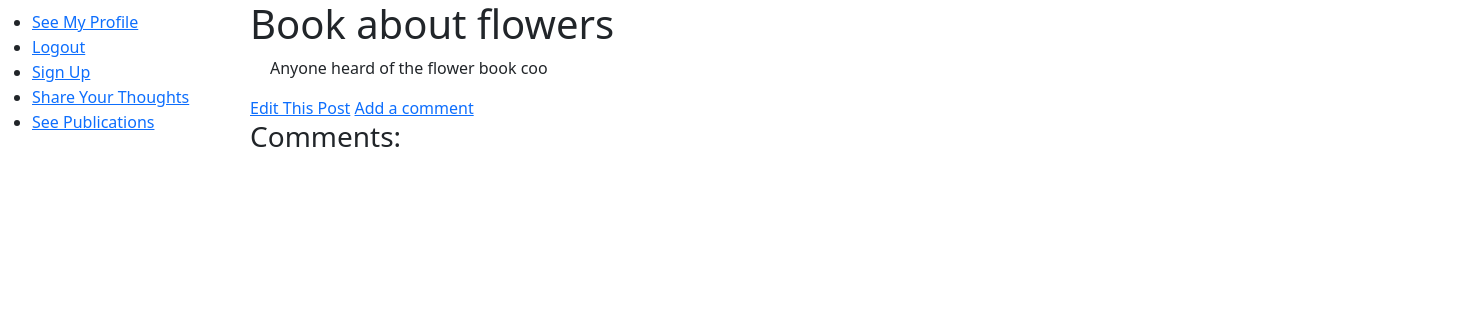
/Publication/asdteas?title=Book about flowers&id=1, run on an earlier commit of the app's database.
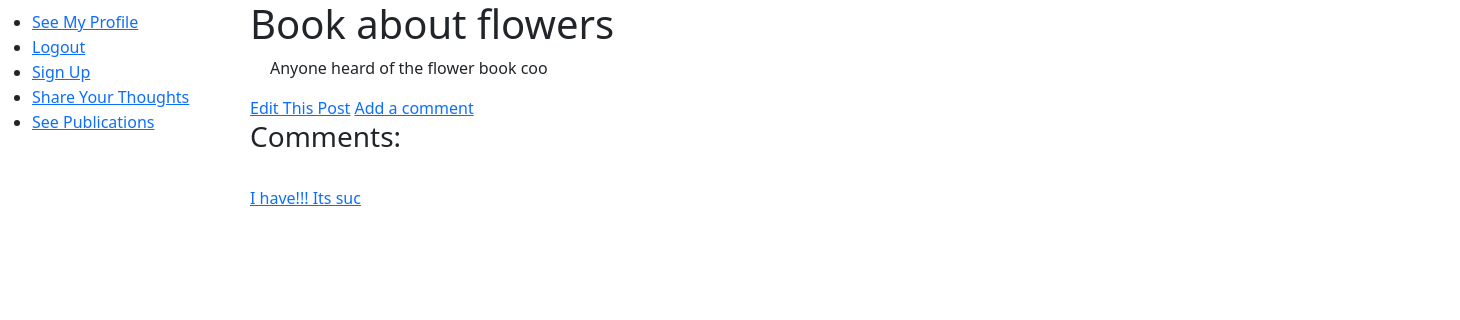
And on a later commit of the database.
### tables this page shows
CREATE TABLE IF NOT EXISTS `publication_comment` (
  `publication_comment_id` int(11) NOT NULL AUTO_INCREMENT,
  `profile_id` int(11) NOT NULL,
  `publication_id` int(11) NOT NULL,
  `comment_text` varchar(250) NOT NULL,
  `timestamp` timestamp NOT NULL DEFAULT current_timestamp() ON UPDATE current_timestamp(),
  PRIMARY KEY (`publication_comment_id`,`profile_id`),
  KEY `publication_comment_ibfk_1` (`publication_id`),
  KEY `publication_comment_ibfk_2` (`profile_id`)
);

### app/core/Controller.php (called while the page is built, shortened)
<?php
class Controller{
	function view($name, $data=null){
		include('app/views/' . $name . '.php');
	}
}

### app/controllers/Publication.php (called while the page is built, shortened)
<?php
class Publication extends \app\core\Controller {
	public function viewPublicationLinks(){
		$publication = new \app\models\Publication();
		$publication = $publication->getByPubId($_GET['id']);
		$comment = new \app\controllers\Comment();
		$this->view('Publication/asdteas', $publication);
		$comment->createPublicPublicationLinks();
	}
}

### app/core/App.php (called while the page is built, shortened)
<?php
class App{
    private $routes = [];
    public function addRoute($url,$handler){
        $url = preg_replace('/{([^\/]+)}/', '(?<$1>[^\/]+)', $url);
        $this->routes[$url] = $handler;
    }
    public function resolve($url){
        $matches = [];
        foreach ($this->routes as $routePattern => $controllerMethod) {
            if(preg_match("#^$routePattern$#", $url, $matches)){
                $namedParams = array_filter($matches,
                    function($key) {
                        return !is_numeric($key);
                    }
                    , ARRAY_FILTER_USE_KEY);
                return [$controllerMethod, $namedParams];
            }
        }
        return false;
    }
    function __construct(){
        $url = $_GET['url'];
        [$controllerMethod, $namedParams] = $this->resolve($url);
        [$controller,$method]=explode(',', $controllerMethod);
        $controllerInstance = new $controller();
        call_user_func_array([$controllerInstance, $method], $namedParams);
    }
}

### index.php (called while the page is built, shortened)
<?php
require('app/core/init.php');
new App();

### app/models/Publication.php (called while the page is built, shortened)
<?php
class Publication extends \app\core\Model{
	public function getByPubId($publication_id){
		$SQL = 'SELECT * FROM publication WHERE publication_id = :publication_id';
		$STMT = self::$_conn->prepare($SQL);
		$STMT->execute(
			['publication_id'=>$publication_id]
		);
		$STMT->setFetchMode(PDO::FETCH_CLASS,'app\models\Publication');
		return $STMT->fetch();
	}
}

### app/core/autoload.php (called while the page is built, shortened)
<?php
spl_autoload_register(
    function($class_name){
        $class_name = str_replace('\\', DIRECTORY_SEPARATOR, $class_name);
        if(file_exists($class_name.'.php')){
            return true;
        }
        else
        {
            return false;
        }
    }
);

### app/core/Model.php (called while the page is built, shortened)
<?php
class Model{
	public function __construct(){
		$host = 'localhost';
		$dbname = 'assignment2_database';
		$user = 'root';
		$pass = '';
	}
}

### app/models/Comment.php (called while the page is built, shortened)
<?php
class Comment extends \app\core\Model{
    public function getAllComments($publication_id){
		$SQL = 'SELECT * FROM publication_comment WHERE publication_id = :publication_id ORDER BY timestamp DESC';
		$STMT = self::$_conn->prepare($SQL);
		$STMT->execute(['publication_id'=>$publication_id]);
		$STMT->setFetchMode(PDO::FETCH_CLASS,'app\models\Comment');
		return $STMT->fetchAll();
	}
}

### app/views/Publication/asdteas.php (the view)
<html>
  <body>
      <dl>
        <dt class="displayTitleWords"><h1><?= $data->publication_title ?></h1><dt>
		    <dd class="displayWords"><?= $data->publication_text ?></dd>
      </dl>
      <a href="/Publication/edit">Edit This Post</a>
      <a href="/Comment/create">Add a comment</a>
      <h3>Comments:</h3>
  </body>
</html>

### app/controllers/Comment.php (shortened to what this page needs)
<?php
class Comment extends \app\core\Controller {
	public function createPublicPublicationLinks(){
		$comment = new \app\models\Comment();
		$result = $comment->getAllComments($_SESSION['publication_id']);
		foreach ($result as $comment) {
			$comment_id = $comment->publication_comment_id;
			$sum_of_text = substr($comment->comment_text, 0,20);
			echo "<a href='../Comment/index?commentId=$comment_id'>$sum_of_text</a><br>";
		}
	}
}

What changed in the data, as far as the page shows it:
added publication_comment: comment_text "I have!!! Its suc"
